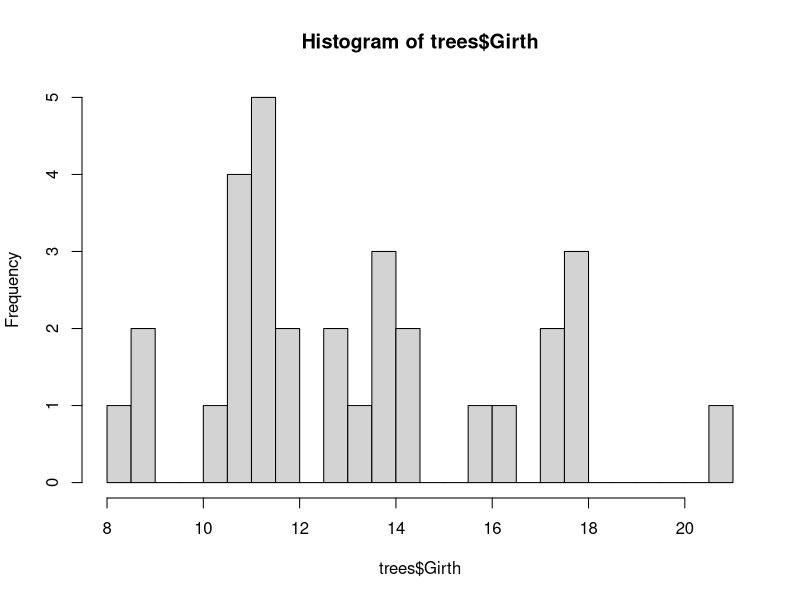
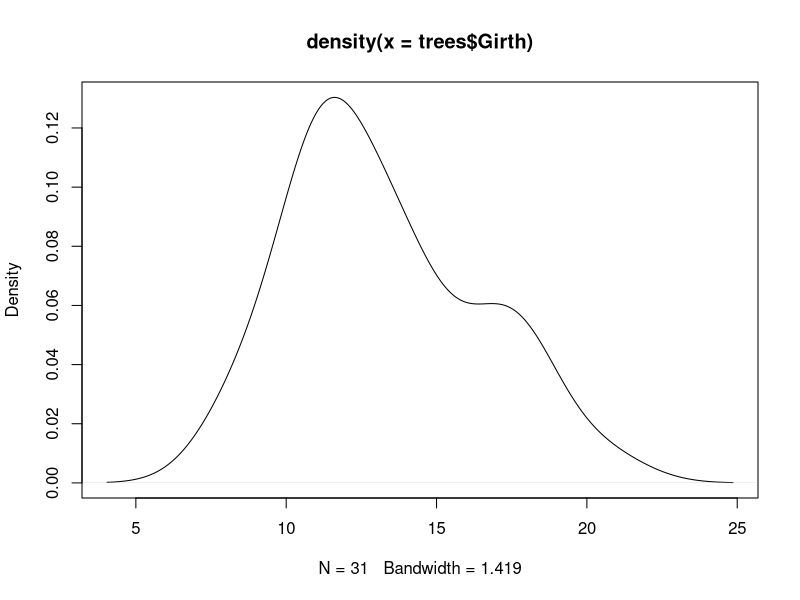
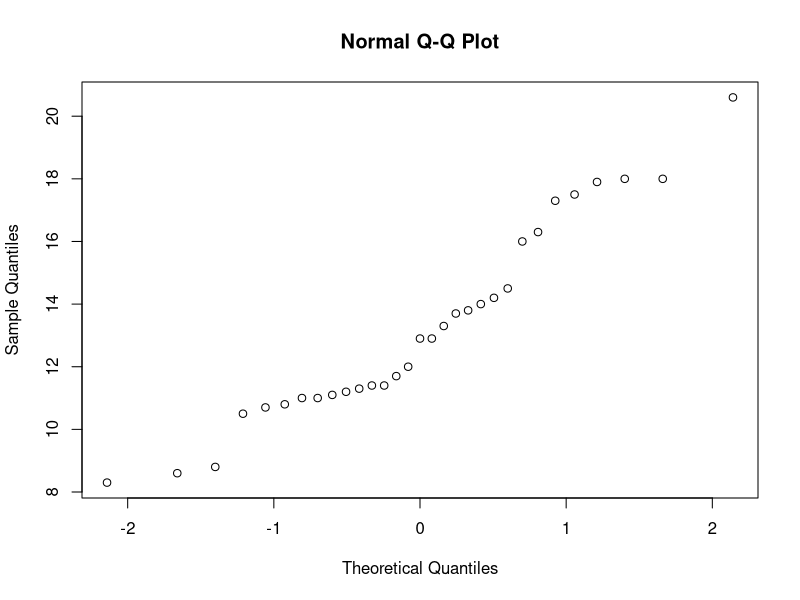

The R script that drew these images, in order: (Note: this script raises an error after producing the figures.)
#limpiar datos
rm(list=ls())
#limpiar consola
cat("\014")
data(trees)
#Metodos graficos
#histograma
hist(trees$Girth,20)
#histograma suavizado
plot(density(trees$Girth))
#?trees     
#qqplot
qqnorm(trees$Girth)
qqplot(trees$Girth,dist="exp")
#funcion acumulativa
curva<-ecdf(trees$Girth)
plot(curve)
qqnorm(trees$Girth)
# Ho Normal
# Ha No normal

#  Prueba de Kolmogorov-Smirnov ####### 
media= mean(trees$Girth)
sd1= sd(trees$Girth)
ks.test(trees$Girth,"pnorm",mean=media,sd=sd1)

#grafica de funcion acumulativa
curva1<-ecdf(trees$Girth)
#empirirca
curve(ecdf(trees$Girth)(x),xlim = extendrange(trees$Girth),type="s",lwd=2)

#normal
curve(pnorm(x,mean=media,sd=sd1),add=TRUE,col="red",lwd=2)
#Ejemplo 2
#Pruebas de bondad de ajuste con paqueterias
#install.packages("fitdistrplus") # EN ESTE CASO PARA RECHAZAR HAY QUE TOMAR EL VALOR MAS PEQUEÑO
#LA DISTANCIA QUE EN EL MODELO WEIBULL ES MAS PEQUEÑO POR ENDE ESTE ES EL MODELO QUE HAY QUE USAR
library(fitdistrplus)
ajuste_normal<-fitdist(trees$Girth,"norm") #hace el ajuste
gofstat(ajuste_normal) # Calcula varias estaddisticas 
plot(ajuste_normal) #grafica
#Ajuste weibull
ajuste_weibull<-fitdist(trees$Girth,"weibull") #hace el ajuste
gofstat(ajuste_weibull) # Calcula varias estaddisticas
plot(ajuste_weibull) #grafica
